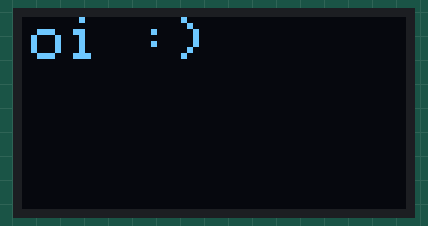
A sketch run on a simulated Arduino Uno, built with avr-gcc and run on an emulated ATmega328P. Parts: 128×64 one-colour display.

Above: at 0.1 s.
At 0.7 s:
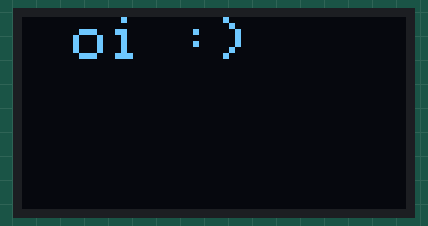
At 1.6 s:
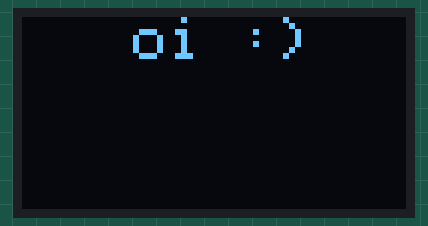
At 4.3 s:
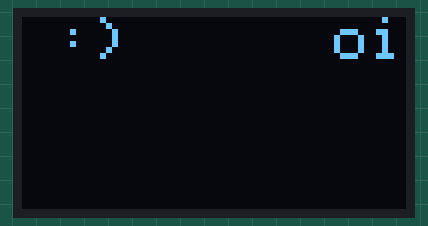
At 7.0 s:
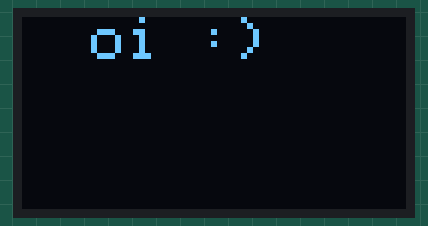
At 9.6 s:
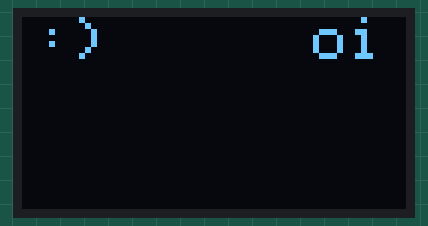

The sketch:

teste_display.ino
```cpp
//  SCL -------------- A5
//  SCA -------------- A4
//  VDD -------------- 5V
//  GND -------------- GND


#include <Adafruit_GFX.h>
#include <Adafruit_SSD1306.h>

#define OLED_Address 0x3C
#define OLED_RESET 4
Adafruit_SSD1306 display(OLED_RESET);

void setup() {
  display.begin(SSD1306_SWITCHCAPVCC, OLED_Address);

  // draw scrolling text  // texto em scroll
  testscrolltext();
  delay(2000);
  display.clearDisplay();
}

void loop() {

}
void testscrolltext(void) {
  display.setTextSize(2);
  display.setTextColor(WHITE);
  display.setCursor(3,0);
  display.clearDisplay();
  display.println("oi :)");
  display.display();

  display.startscrollright(0x00, 0x0F);
  delay(2000);
  display.stopscroll();
  delay(1000);
  display.startscrollleft(0x00, 0x0F);
  delay(2000);
  display.stopscroll();
  delay(1000);
  display.startscrolldiagright(0x00, 0x07);
  delay(2000);
  display.startscrolldiagleft(0x00, 0x07);
  delay(2000);
  display.stopscroll();
}
```
